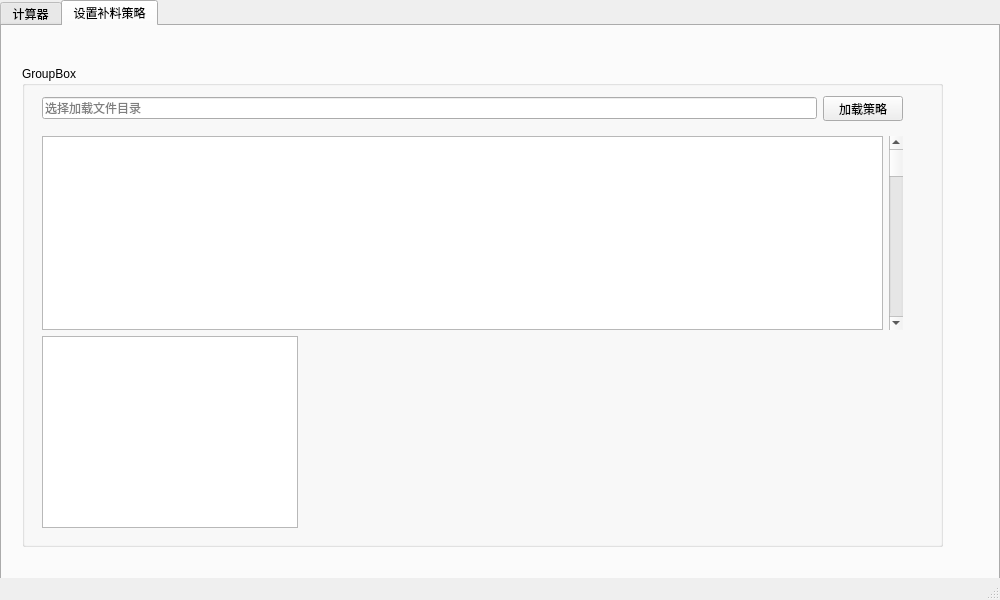
<?xml version="1.0" encoding="UTF-8"?>
<ui version="4.0">
 <class>MainWindow</class>
 <widget class="QMainWindow" name="MainWindow">
  <property name="geometry">
   <rect>
    <x>0</x>
    <y>0</y>
    <width>1000</width>
    <height>600</height>
   </rect>
  </property>
  <property name="minimumSize">
   <size>
    <width>250</width>
    <height>150</height>
   </size>
  </property>
  <property name="windowTitle">
   <string>&quot;生物过程补料计算器&quot;</string>
  </property>
  <property name="windowOpacity">
   <double>0.960000000000000</double>
  </property>
  <property name="dockOptions">
   <set>QMainWindow::DockOption::AllowTabbedDocks|QMainWindow::DockOption::AnimatedDocks</set>
  </property>
  <widget class="QWidget" name="centralwidget">
   <widget class="QTabWidget" name="tabWidget">
    <property name="geometry">
     <rect>
      <x>0</x>
      <y>0</y>
      <width>1000</width>
      <height>600</height>
     </rect>
    </property>
    <property name="sizePolicy">
     <sizepolicy hsizetype="Preferred" vsizetype="Preferred">
      <horstretch>0</horstretch>
      <verstretch>0</verstretch>
     </sizepolicy>
    </property>
    <property name="tabPosition">
     <enum>QTabWidget::TabPosition::North</enum>
    </property>
    <property name="currentIndex">
     <number>1</number>
    </property>
    <property name="iconSize">
     <size>
      <width>16</width>
      <height>16</height>
     </size>
    </property>
    <widget class="QWidget" name="tab_cal">
     <attribute name="title">
      <string>计算器</string>
     </attribute>
     <widget class="QGroupBox" name="show_box">
      <property name="geometry">
       <rect>
        <x>440</x>
        <y>10</y>
        <width>521</width>
        <height>361</height>
       </rect>
      </property>
      <property name="sizePolicy">
       <sizepolicy hsizetype="Fixed" vsizetype="Fixed">
        <horstretch>0</horstretch>
        <verstretch>0</verstretch>
       </sizepolicy>
      </property>
      <property name="title">
       <string>将执行的补料策略：</string>
      </property>
      <widget class="QTableWidget" name="tableWidget">
       <property name="geometry">
        <rect>
         <x>20</x>
         <y>30</y>
         <width>481</width>
         <height>311</height>
        </rect>
       </property>
      </widget>
     </widget>
     <widget class="QGroupBox" name="Input_box">
      <property name="geometry">
       <rect>
        <x>440</x>
        <y>380</y>
        <width>521</width>
        <height>151</height>
       </rect>
      </property>
      <property name="title">
       <string>输入参数：</string>
      </property>
      <widget class="QWidget" name="layoutWidget">
       <property name="geometry">
        <rect>
         <x>20</x>
         <y>30</y>
         <width>377</width>
         <height>101</height>
        </rect>
       </property>
       <layout class="QGridLayout" name="gridLayout_2">
        <item row="0" column="2">
         <layout class="QVBoxLayout" name="verticalLayout_5">
          <item>
           <widget class="QLabel" name="label_10">
            <property name="font">
             <font>
              <pointsize>10</pointsize>
             </font>
            </property>
            <property name="text">
             <string>单位：</string>
            </property>
           </widget>
          </item>
          <item>
           <widget class="QLabel" name="label_8">
            <property name="font">
             <font>
              <pointsize>10</pointsize>
             </font>
            </property>
            <property name="text">
             <string>单位：</string>
            </property>
           </widget>
          </item>
          <item>
           <widget class="QLabel" name="label_9">
            <property name="font">
             <font>
              <pointsize>10</pointsize>
             </font>
            </property>
            <property name="text">
             <string>单位：</string>
            </property>
           </widget>
          </item>
         </layout>
        </item>
        <item row="0" column="0">
         <layout class="QVBoxLayout" name="verticalLayout_2">
          <item>
           <widget class="QLabel" name="label_4">
            <property name="font">
             <font>
              <pointsize>10</pointsize>
             </font>
            </property>
            <property name="text">
             <string>取样量：</string>
            </property>
           </widget>
          </item>
          <item>
           <widget class="QLabel" name="label_5">
            <property name="font">
             <font>
              <pointsize>10</pointsize>
             </font>
            </property>
            <property name="text">
             <string>取样前_体系质量：</string>
            </property>
           </widget>
          </item>
          <item>
           <widget class="QLabel" name="label_6">
            <property name="font">
             <font>
              <pointsize>10</pointsize>
             </font>
            </property>
            <property name="text">
             <string>体系剩余葡萄糖：</string>
            </property>
           </widget>
          </item>
         </layout>
        </item>
        <item row="0" column="3">
         <layout class="QVBoxLayout" name="verticalLayout_6">
          <item>
           <widget class="QComboBox" name="combox_sampling">
            <item>
             <property name="text">
              <string>mL</string>
             </property>
            </item>
            <item>
             <property name="text">
              <string>μL</string>
             </property>
            </item>
            <item>
             <property name="text">
              <string>L</string>
             </property>
            </item>
           </widget>
          </item>
          <item>
           <widget class="QComboBox" name="combox_before_sampling">
            <item>
             <property name="text">
              <string>mL</string>
             </property>
            </item>
            <item>
             <property name="text">
              <string>L</string>
             </property>
            </item>
            <item>
             <property name="text">
              <string>μL</string>
             </property>
            </item>
            <item>
             <property name="text">
              <string>g</string>
             </property>
            </item>
            <item>
             <property name="text">
              <string>kg</string>
             </property>
            </item>
            <item>
             <property name="text">
              <string>mg</string>
             </property>
            </item>
           </widget>
          </item>
          <item>
           <widget class="QComboBox" name="combox_before_sampling_2">
            <item>
             <property name="text">
              <string>g/L</string>
             </property>
            </item>
            <item>
             <property name="text">
              <string>mg/L</string>
             </property>
            </item>
            <item>
             <property name="text">
              <string>mg/mL</string>
             </property>
            </item>
            <item>
             <property name="text">
              <string>g/mL</string>
             </property>
            </item>
            <item>
             <property name="text">
              <string>kg/L</string>
             </property>
            </item>
            <item>
             <property name="text">
              <string>kg/mL</string>
             </property>
            </item>
           </widget>
          </item>
         </layout>
        </item>
        <item row="0" column="1">
         <layout class="QGridLayout" name="gridLayout">
          <item row="1" column="0">
           <widget class="QDoubleSpinBox" name="spinbox_before_sampling">
            <property name="sizePolicy">
             <sizepolicy hsizetype="Preferred" vsizetype="Expanding">
              <horstretch>0</horstretch>
              <verstretch>0</verstretch>
             </sizepolicy>
            </property>
            <property name="alignment">
             <set>Qt::AlignmentFlag::AlignRight|Qt::AlignmentFlag::AlignTrailing|Qt::AlignmentFlag::AlignVCenter</set>
            </property>
            <property name="maximum">
             <double>100000.000000000000000</double>
            </property>
            <property name="singleStep">
             <double>0.050000000000000</double>
            </property>
            <property name="value">
             <double>1200.000000000000000</double>
            </property>
           </widget>
          </item>
          <item row="0" column="0">
           <widget class="QSpinBox" name="spinbox_sampling">
            <property name="sizePolicy">
             <sizepolicy hsizetype="Preferred" vsizetype="Expanding">
              <horstretch>0</horstretch>
              <verstretch>0</verstretch>
             </sizepolicy>
            </property>
            <property name="alignment">
             <set>Qt::AlignmentFlag::AlignRight|Qt::AlignmentFlag::AlignTrailing|Qt::AlignmentFlag::AlignVCenter</set>
            </property>
            <property name="suffix">
             <string/>
            </property>
            <property name="prefix">
             <string/>
            </property>
            <property name="maximum">
             <number>1000</number>
            </property>
            <property name="value">
             <number>10</number>
            </property>
           </widget>
          </item>
          <item row="2" column="0">
           <widget class="QDoubleSpinBox" name="spinbox_gluc">
            <property name="sizePolicy">
             <sizepolicy hsizetype="Preferred" vsizetype="Expanding">
              <horstretch>0</horstretch>
              <verstretch>0</verstretch>
             </sizepolicy>
            </property>
            <property name="alignment">
             <set>Qt::AlignmentFlag::AlignRight|Qt::AlignmentFlag::AlignTrailing|Qt::AlignmentFlag::AlignVCenter</set>
            </property>
            <property name="decimals">
             <number>5</number>
            </property>
            <property name="maximum">
             <double>1000.000000000000000</double>
            </property>
            <property name="singleStep">
             <double>0.000010000000000</double>
            </property>
            <property name="value">
             <double>0.000000000000000</double>
            </property>
           </widget>
          </item>
         </layout>
        </item>
       </layout>
      </widget>
      <widget class="QWidget" name="layoutWidget">
       <property name="geometry">
        <rect>
         <x>390</x>
         <y>30</y>
         <width>111</width>
         <height>101</height>
        </rect>
       </property>
       <layout class="QVBoxLayout" name="verticalLayout_3">
        <item>
         <widget class="QPushButton" name="load_stra_button">
          <property name="sizePolicy">
           <sizepolicy hsizetype="Minimum" vsizetype="Expanding">
            <horstretch>0</horstretch>
            <verstretch>0</verstretch>
           </sizepolicy>
          </property>
          <property name="text">
           <string>加载策略</string>
          </property>
         </widget>
        </item>
        <item>
         <widget class="QPushButton" name="clear_button">
          <property name="sizePolicy">
           <sizepolicy hsizetype="Minimum" vsizetype="Expanding">
            <horstretch>0</horstretch>
            <verstretch>0</verstretch>
           </sizepolicy>
          </property>
          <property name="text">
           <string>清除</string>
          </property>
         </widget>
        </item>
        <item>
         <widget class="QPushButton" name="calculate_button">
          <property name="sizePolicy">
           <sizepolicy hsizetype="Minimum" vsizetype="Expanding">
            <horstretch>0</horstretch>
            <verstretch>0</verstretch>
           </sizepolicy>
          </property>
          <property name="text">
           <string>计算</string>
          </property>
         </widget>
        </item>
       </layout>
      </widget>
     </widget>
     <widget class="QGroupBox" name="groupBox">
      <property name="geometry">
       <rect>
        <x>30</x>
        <y>10</y>
        <width>391</width>
        <height>521</height>
       </rect>
      </property>
      <property name="title">
       <string>信息输出：</string>
      </property>
      <widget class="QTextBrowser" name="textbrowser_output">
       <property name="geometry">
        <rect>
         <x>20</x>
         <y>30</y>
         <width>351</width>
         <height>471</height>
        </rect>
       </property>
       <property name="font">
        <font>
         <pointsize>10</pointsize>
        </font>
       </property>
      </widget>
     </widget>
    </widget>
    <widget class="QWidget" name="tab_feed">
     <attribute name="title">
      <string>设置补料策略</string>
     </attribute>
     <widget class="QGroupBox" name="groupBox_2">
      <property name="geometry">
       <rect>
        <x>20</x>
        <y>40</y>
        <width>921</width>
        <height>481</height>
       </rect>
      </property>
      <property name="title">
       <string>GroupBox</string>
      </property>
      <widget class="QWidget" name="layoutWidget">
       <property name="geometry">
        <rect>
         <x>20</x>
         <y>30</y>
         <width>861</width>
         <height>25</height>
        </rect>
       </property>
       <layout class="QHBoxLayout" name="horizontalLayout">
        <item>
         <widget class="QLineEdit" name="lineedit_path">
          <property name="text">
           <string/>
          </property>
          <property name="placeholderText">
           <string>选择加载文件目录</string>
          </property>
         </widget>
        </item>
        <item>
         <widget class="QPushButton" name="load_stra_button_2">
          <property name="sizePolicy">
           <sizepolicy hsizetype="Minimum" vsizetype="Expanding">
            <horstretch>0</horstretch>
            <verstretch>0</verstretch>
           </sizepolicy>
          </property>
          <property name="text">
           <string>加载策略</string>
          </property>
         </widget>
        </item>
       </layout>
      </widget>
      <widget class="QTableView" name="tableview_stra">
       <property name="geometry">
        <rect>
         <x>20</x>
         <y>270</y>
         <width>256</width>
         <height>192</height>
        </rect>
       </property>
      </widget>
      <widget class="QWidget" name="">
       <property name="geometry">
        <rect>
         <x>20</x>
         <y>70</y>
         <width>861</width>
         <height>194</height>
        </rect>
       </property>
       <layout class="QHBoxLayout" name="horizontalLayout_2">
        <item>
         <widget class="QTextBrowser" name="textbrowser_stra"/>
        </item>
        <item>
         <widget class="QScrollBar" name="verticalScrollBar">
          <property name="orientation">
           <enum>Qt::Orientation::Vertical</enum>
          </property>
         </widget>
        </item>
       </layout>
      </widget>
     </widget>
    </widget>
   </widget>
  </widget>
  <widget class="QStatusBar" name="statusbar"/>
 </widget>
 <resources/>
 <connections/>
</ui>
